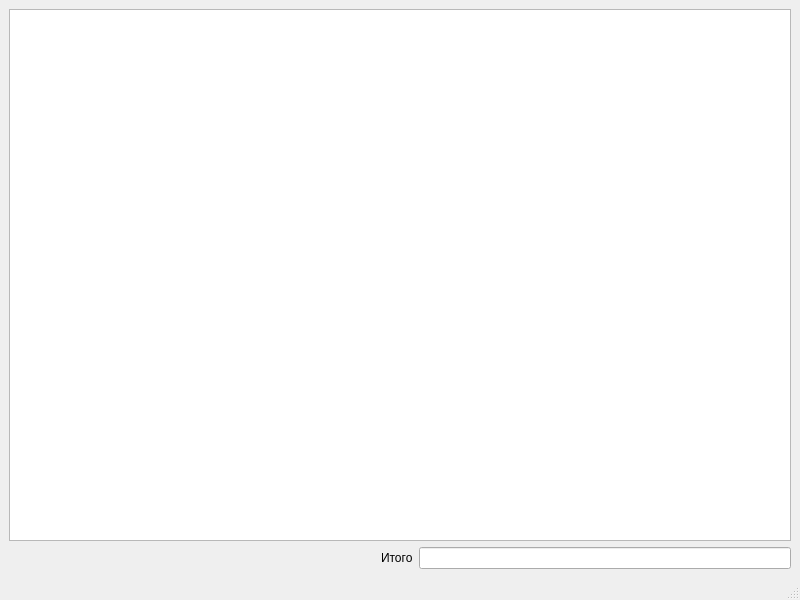
<?xml version="1.0" encoding="UTF-8"?>
<ui version="4.0">
 <class>MainWindow</class>
 <widget class="QMainWindow" name="MainWindow">
  <property name="geometry">
   <rect>
    <x>0</x>
    <y>0</y>
    <width>800</width>
    <height>600</height>
   </rect>
  </property>
  <property name="windowTitle">
   <string>MainWindow</string>
  </property>
  <widget class="QWidget" name="centralwidget">
   <layout class="QVBoxLayout" name="verticalLayout">
    <item>
     <widget class="QTableWidget" name="tableWidget">
      <attribute name="horizontalHeaderStretchLastSection">
       <bool>true</bool>
      </attribute>
     </widget>
    </item>
    <item>
     <layout class="QHBoxLayout" name="horizontalLayout">
      <item>
       <spacer name="horizontalSpacer">
        <property name="orientation">
         <enum>Qt::Horizontal</enum>
        </property>
        <property name="sizeHint" stdset="0">
         <size>
          <width>40</width>
          <height>20</height>
         </size>
        </property>
       </spacer>
      </item>
      <item>
       <widget class="QLabel" name="label">
        <property name="text">
         <string>Итого</string>
        </property>
       </widget>
      </item>
      <item>
       <widget class="QLineEdit" name="lineEdit"/>
      </item>
     </layout>
    </item>
   </layout>
  </widget>
  <widget class="QMenuBar" name="menubar">
   <property name="geometry">
    <rect>
     <x>0</x>
     <y>0</y>
     <width>800</width>
     <height>22</height>
    </rect>
   </property>
  </widget>
  <widget class="QStatusBar" name="statusbar"/>
 </widget>
 <resources/>
 <connections/>
</ui>
